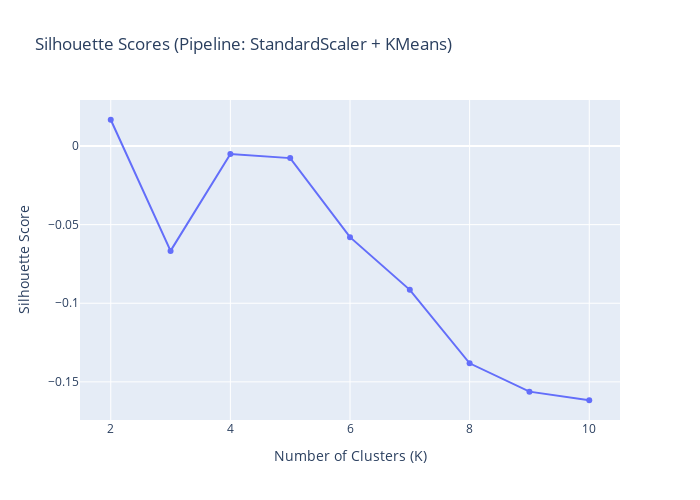

The code cell stored with this chart in its notebook:
### Markdown cell above
k = 4 looks to be optimal based on elbow, look at sihouette score next

### Code cell
sil_scores = []
K_values_sil = list(range(2, 11))

for k in K_values_sil:
    pipe.set_params(kmeans__n_clusters=k)
    pipe.fit(X)

    labels = pipe["kmeans"].labels_

    sil = silhouette_score(X, labels)

    sil_scores.append(sil)


fig = px.line(
    x=K_values_sil,
    y=sil_scores,
    markers=True,
    title="Silhouette Scores (Pipeline: StandardScaler + KMeans)",
    labels={"x": "Number of Clusters (K)", "y": "Silhouette Score"}
)

fig.update_layout(height=500, width=700)
fig.show()

### Figure 1 — Plotly figure (JSON) as saved in the notebook; plotly's stock layout.template omitted (floating-point values rounded to 4 significant figures)
{"data": [{"hovertemplate": "Number of Clusters (K)=%{x}<br>Silhouette Score=%{y}<extra></extra>", "legendgroup": "", "line": {"color": "#636efa", "dash": "solid"}, "marker": {"symbol": "circle"}, "mode": "lines+markers", "name": "", "orientation": "v", "showlegend": false, "type": "scatter", "x": [2, 3, 4, 5, 6, 7, 8, 9, 10], "xaxis": "x", "y": [0.01671, -0.06669, -0.005062, -0.007687, -0.05795, -0.09148, -0.1382, -0.1562, -0.1617], "yaxis": "y"}], "layout": {"height": 500, "legend": {"tracegroupgap": 0}, "title": {"text": "Silhouette Scores (Pipeline: StandardScaler + KMeans)"}, "width": 700, "xaxis": {"anchor": "y", "domain": [0, 1], "title": {"text": "Number of Clusters (K)"}}, "yaxis": {"anchor": "x", "domain": [0, 1], "title": {"text": "Silhouette Score"}}}}
